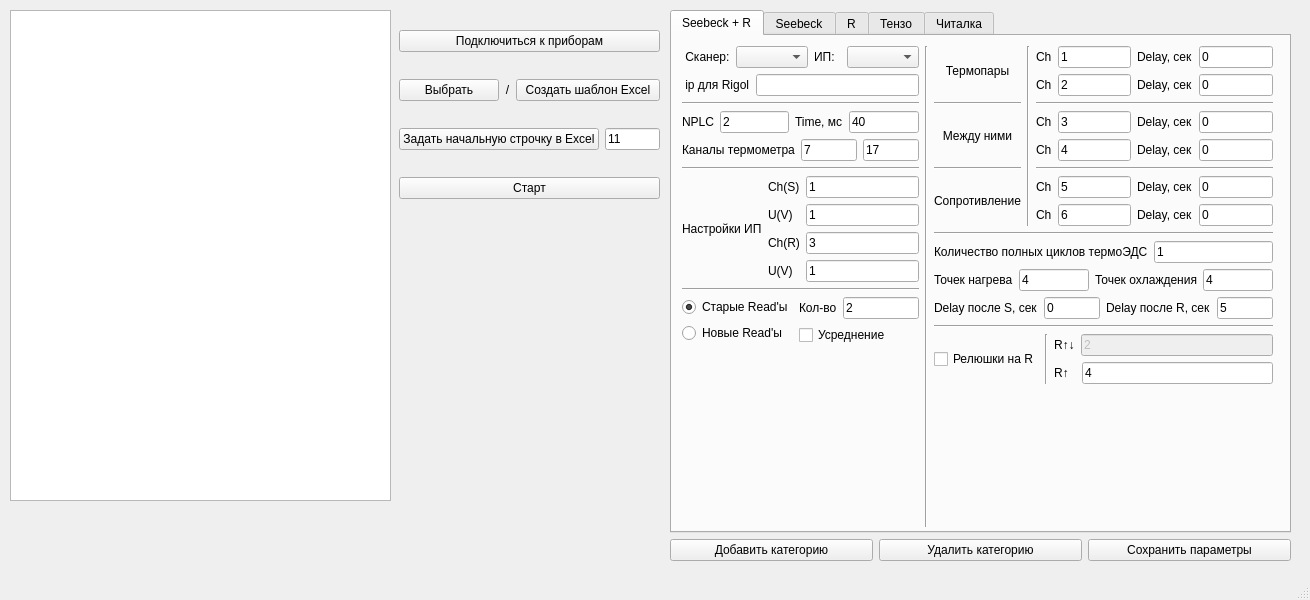
<?xml version="1.0" encoding="UTF-8"?>
<ui version="4.0">
 <class>MainWindow</class>
 <widget class="QMainWindow" name="MainWindow">
  <property name="geometry">
   <rect>
    <x>0</x>
    <y>0</y>
    <width>1310</width>
    <height>600</height>
   </rect>
  </property>
  <property name="maximumSize">
   <size>
    <width>1438</width>
    <height>600</height>
   </size>
  </property>
  <property name="windowTitle">
   <string>MainWindow</string>
  </property>
  <property name="locale">
   <locale language="Russian" country="Kazakhstan"/>
  </property>
  <widget class="QWidget" name="centralwidget">
   <widget class="QWidget" name="verticalLayoutWidget">
    <property name="geometry">
     <rect>
      <x>399</x>
      <y>9</y>
      <width>261</width>
      <height>211</height>
     </rect>
    </property>
    <layout class="QVBoxLayout" name="MainVL">
     <item>
      <widget class="QPushButton" name="InstrumentsButton">
       <property name="text">
        <string>Подключиться к приборам</string>
       </property>
      </widget>
     </item>
     <item>
      <layout class="QHBoxLayout" name="TemplateHL">
       <item>
        <widget class="QPushButton" name="ChooseButton">
         <property name="maximumSize">
          <size>
           <width>100</width>
           <height>16777215</height>
          </size>
         </property>
         <property name="text">
          <string>Выбрать</string>
         </property>
        </widget>
       </item>
       <item>
        <widget class="QLabel" name="label">
         <property name="enabled">
          <bool>true</bool>
         </property>
         <property name="maximumSize">
          <size>
           <width>5</width>
           <height>16777215</height>
          </size>
         </property>
         <property name="text">
          <string>/</string>
         </property>
         <property name="alignment">
          <set>Qt::AlignCenter</set>
         </property>
        </widget>
       </item>
       <item>
        <widget class="QPushButton" name="CreateButton">
         <property name="layoutDirection">
          <enum>Qt::LeftToRight</enum>
         </property>
         <property name="text">
          <string>Создать шаблон Excel</string>
         </property>
        </widget>
       </item>
      </layout>
     </item>
     <item>
      <layout class="QHBoxLayout" name="StartLineHL">
       <item>
        <widget class="QPushButton" name="StartLineButton">
         <property name="text">
          <string>Задать начальную строчку в Excel</string>
         </property>
        </widget>
       </item>
       <item>
        <widget class="QLineEdit" name="StartLineLineEdit">
         <property name="text">
          <string>11</string>
         </property>
        </widget>
       </item>
      </layout>
     </item>
     <item>
      <widget class="QPushButton" name="StartButton">
       <property name="text">
        <string>Старт</string>
       </property>
      </widget>
     </item>
    </layout>
   </widget>
   <widget class="QPlainTextEdit" name="ConsolePTE">
    <property name="geometry">
     <rect>
      <x>10</x>
      <y>10</y>
      <width>381</width>
      <height>491</height>
     </rect>
    </property>
    <property name="readOnly">
     <bool>true</bool>
    </property>
    <property name="plainText">
     <string/>
    </property>
   </widget>
   <widget class="QWidget" name="verticalLayoutWidget_2">
    <property name="geometry">
     <rect>
      <x>670</x>
      <y>10</y>
      <width>621</width>
      <height>551</height>
     </rect>
    </property>
    <layout class="QVBoxLayout" name="SettingsLayout">
     <item>
      <widget class="QTabWidget" name="tab_widget">
       <property name="sizePolicy">
        <sizepolicy hsizetype="Minimum" vsizetype="Expanding">
         <horstretch>0</horstretch>
         <verstretch>0</verstretch>
        </sizepolicy>
       </property>
       <property name="currentIndex">
        <number>0</number>
       </property>
       <widget class="QWidget" name="tab_1">
        <property name="sizePolicy">
         <sizepolicy hsizetype="Minimum" vsizetype="Minimum">
          <horstretch>0</horstretch>
          <verstretch>0</verstretch>
         </sizepolicy>
        </property>
        <attribute name="title">
         <string>Seebeck + R</string>
        </attribute>
        <widget class="QWidget" name="horizontalLayoutWidget_3">
         <property name="geometry">
          <rect>
           <x>10</x>
           <y>10</y>
           <width>591</width>
           <height>481</height>
          </rect>
         </property>
         <layout class="QHBoxLayout" name="horizontalLayout_3">
          <property name="sizeConstraint">
           <enum>QLayout::SetDefaultConstraint</enum>
          </property>
          <item>
           <layout class="QVBoxLayout" name="verticalLayout_3">
            <property name="sizeConstraint">
             <enum>QLayout::SetMinimumSize</enum>
            </property>
            <item>
             <layout class="QHBoxLayout" name="horizontalLayout_9">
              <item>
               <widget class="QLabel" name="label_7">
                <property name="text">
                 <string> Сканер:</string>
                </property>
               </widget>
              </item>
              <item>
               <widget class="QComboBox" name="comboBox_scan"/>
              </item>
              <item>
               <widget class="QLabel" name="label_8">
                <property name="text">
                 <string>ИП:</string>
                </property>
               </widget>
              </item>
              <item>
               <widget class="QComboBox" name="comboBox_power"/>
              </item>
             </layout>
            </item>
            <item>
             <layout class="QHBoxLayout" name="horizontalLayout_6">
              <item>
               <widget class="QLabel" name="label_36">
                <property name="text">
                 <string> ip для Rigol</string>
                </property>
               </widget>
              </item>
              <item>
               <widget class="QLineEdit" name="IP_Rigol"/>
              </item>
             </layout>
            </item>
            <item>
             <widget class="Line" name="line_10">
              <property name="orientation">
               <enum>Qt::Horizontal</enum>
              </property>
             </widget>
            </item>
            <item>
             <layout class="QHBoxLayout" name="horizontalLayout_10">
              <item>
               <widget class="QLabel" name="label_9">
                <property name="text">
                 <string>NPLC</string>
                </property>
               </widget>
              </item>
              <item>
               <widget class="QLineEdit" name="NPLC">
                <property name="text">
                 <string>2</string>
                </property>
               </widget>
              </item>
              <item>
               <widget class="QLabel" name="label_10">
                <property name="text">
                 <string>Time, мс</string>
                </property>
               </widget>
              </item>
              <item>
               <widget class="QLineEdit" name="TimeNPLC">
                <property name="text">
                 <string>40</string>
                </property>
                <property name="readOnly">
                 <bool>true</bool>
                </property>
               </widget>
              </item>
             </layout>
            </item>
            <item>
             <layout class="QHBoxLayout" name="horizontalLayout" stretch="0,0,0">
              <item>
               <widget class="QLabel" name="label_2">
                <property name="text">
                 <string>Каналы термометра</string>
                </property>
               </widget>
              </item>
              <item>
               <widget class="QLineEdit" name="ChTerm">
                <property name="text">
                 <string>7</string>
                </property>
               </widget>
              </item>
              <item>
               <widget class="QLineEdit" name="ChTerm2">
                <property name="text">
                 <string>17</string>
                </property>
               </widget>
              </item>
             </layout>
            </item>
            <item>
             <widget class="Line" name="line_12">
              <property name="orientation">
               <enum>Qt::Horizontal</enum>
              </property>
             </widget>
            </item>
            <item>
             <layout class="QHBoxLayout" name="horizontalLayout_20" stretch="0,0">
              <item>
               <layout class="QVBoxLayout" name="verticalLayout_9">
                <item>
                 <widget class="QLabel" name="label_30">
                  <property name="text">
                   <string>Настройки ИП</string>
                  </property>
                 </widget>
                </item>
               </layout>
              </item>
              <item>
               <layout class="QVBoxLayout" name="verticalLayout_10">
                <item>
                 <layout class="QHBoxLayout" name="horizontalLayout_26">
                  <item>
                   <widget class="QLabel" name="label_31">
                    <property name="text">
                     <string>Ch(S)</string>
                    </property>
                   </widget>
                  </item>
                  <item>
                   <widget class="QLineEdit" name="ChIP1">
                    <property name="text">
                     <string>1</string>
                    </property>
                   </widget>
                  </item>
                 </layout>
                </item>
                <item>
                 <layout class="QHBoxLayout" name="horizontalLayout_28">
                  <item>
                   <widget class="QLabel" name="label_33">
                    <property name="text">
                     <string>U(V)  </string>
                    </property>
                   </widget>
                  </item>
                  <item>
                   <widget class="QLineEdit" name="U_IP1">
                    <property name="text">
                     <string>1</string>
                    </property>
                   </widget>
                  </item>
                 </layout>
                </item>
                <item>
                 <layout class="QHBoxLayout" name="horizontalLayout_27">
                  <item>
                   <widget class="QLabel" name="label_32">
                    <property name="text">
                     <string>Ch(R)</string>
                    </property>
                   </widget>
                  </item>
                  <item>
                   <widget class="QLineEdit" name="ChIP2">
                    <property name="text">
                     <string>3</string>
                    </property>
                   </widget>
                  </item>
                 </layout>
                </item>
                <item>
                 <layout class="QHBoxLayout" name="horizontalLayout_29">
                  <item>
                   <widget class="QLabel" name="label_34">
                    <property name="text">
                     <string>U(V)  </string>
                    </property>
                   </widget>
                  </item>
                  <item>
                   <widget class="QLineEdit" name="U_IP2">
                    <property name="text">
                     <string>1</string>
                    </property>
                   </widget>
                  </item>
                 </layout>
                </item>
               </layout>
              </item>
             </layout>
            </item>
            <item>
             <widget class="Line" name="line_11">
              <property name="orientation">
               <enum>Qt::Horizontal</enum>
              </property>
             </widget>
            </item>
            <item>
             <layout class="QHBoxLayout" name="horizontalLayout_21" stretch="0,0">
              <item>
               <layout class="QVBoxLayout" name="verticalLayout_12">
                <item>
                 <widget class="QRadioButton" name="RB_oldRead">
                  <property name="text">
                   <string>Старые Read'ы</string>
                  </property>
                  <property name="checked">
                   <bool>true</bool>
                  </property>
                 </widget>
                </item>
                <item>
                 <widget class="QRadioButton" name="RB_newRead">
                  <property name="text">
                   <string>Новые Read'ы</string>
                  </property>
                 </widget>
                </item>
               </layout>
              </item>
              <item>
               <layout class="QVBoxLayout" name="verticalLayout_11">
                <item>
                 <layout class="QHBoxLayout" name="horizontalLayout_5">
                  <item>
                   <widget class="QLabel" name="label_35">
                    <property name="text">
                     <string>Кол-во</string>
                    </property>
                   </widget>
                  </item>
                  <item>
                   <widget class="QLineEdit" name="NRead">
                    <property name="text">
                     <string>2</string>
                    </property>
                   </widget>
                  </item>
                 </layout>
                </item>
                <item>
                 <widget class="QCheckBox" name="CB_average">
                  <property name="text">
                   <string>Усреднение</string>
                  </property>
                 </widget>
                </item>
                <item>
                 <layout class="QHBoxLayout" name="horizontalLayout_4"/>
                </item>
               </layout>
              </item>
             </layout>
            </item>
            <item>
             <spacer name="verticalSpacer_2">
              <property name="orientation">
               <enum>Qt::Vertical</enum>
              </property>
              <property name="sizeHint" stdset="0">
               <size>
                <width>20</width>
                <height>40</height>
               </size>
              </property>
             </spacer>
            </item>
           </layout>
          </item>
          <item>
           <widget class="Line" name="line">
            <property name="orientation">
             <enum>Qt::Vertical</enum>
            </property>
           </widget>
          </item>
          <item>
           <layout class="QVBoxLayout" name="verticalLayout_4">
            <item>
             <layout class="QHBoxLayout" name="horizontalLayout_11">
              <item>
               <layout class="QVBoxLayout" name="verticalLayout_6">
                <item>
                 <widget class="QLabel" name="label_4">
                  <property name="maximumSize">
                   <size>
                    <width>16777215</width>
                    <height>46</height>
                   </size>
                  </property>
                  <property name="text">
                   <string>Термопары</string>
                  </property>
                  <property name="alignment">
                   <set>Qt::AlignCenter</set>
                  </property>
                 </widget>
                </item>
                <item>
                 <widget class="Line" name="line_3">
                  <property name="orientation">
                   <enum>Qt::Horizontal</enum>
                  </property>
                 </widget>
                </item>
                <item>
                 <widget class="QLabel" name="label_19">
                  <property name="maximumSize">
                   <size>
                    <width>16777215</width>
                    <height>46</height>
                   </size>
                  </property>
                  <property name="text">
                   <string>Между ними</string>
                  </property>
                  <property name="alignment">
                   <set>Qt::AlignCenter</set>
                  </property>
                 </widget>
                </item>
                <item>
                 <widget class="Line" name="line_6">
                  <property name="orientation">
                   <enum>Qt::Horizontal</enum>
                  </property>
                 </widget>
                </item>
                <item>
                 <widget class="QLabel" name="label_20">
                  <property name="maximumSize">
                   <size>
                    <width>16777215</width>
                    <height>46</height>
                   </size>
                  </property>
                  <property name="text">
                   <string>Сопротивление</string>
                  </property>
                  <property name="alignment">
                   <set>Qt::AlignCenter</set>
                  </property>
                 </widget>
                </item>
               </layout>
              </item>
              <item>
               <widget class="Line" name="line_4">
                <property name="orientation">
                 <enum>Qt::Vertical</enum>
                </property>
               </widget>
              </item>
              <item>
               <layout class="QVBoxLayout" name="verticalLayout_5">
                <item>
                 <layout class="QHBoxLayout" name="horizontalLayout_14">
                  <item>
                   <widget class="QLabel" name="label_11">
                    <property name="text">
                     <string>Ch</string>
                    </property>
                   </widget>
                  </item>
                  <item>
                   <widget class="QLineEdit" name="Ch1">
                    <property name="text">
                     <string>1</string>
                    </property>
                   </widget>
                  </item>
                  <item>
                   <widget class="QLabel" name="label_12">
                    <property name="text">
                     <string>Delay, сек</string>
                    </property>
                   </widget>
                  </item>
                  <item>
                   <widget class="QLineEdit" name="DelayCh1">
                    <property name="text">
                     <string>0</string>
                    </property>
                   </widget>
                  </item>
                 </layout>
                </item>
                <item>
                 <layout class="QHBoxLayout" name="horizontalLayout_15">
                  <item>
                   <widget class="QLabel" name="label_13">
                    <property name="text">
                     <string>Ch</string>
                    </property>
                   </widget>
                  </item>
                  <item>
                   <widget class="QLineEdit" name="Ch2">
                    <property name="text">
                     <string>2</string>
                    </property>
                   </widget>
                  </item>
                  <item>
                   <widget class="QLabel" name="label_14">
                    <property name="text">
                     <string>Delay, сек</string>
                    </property>
                   </widget>
                  </item>
                  <item>
                   <widget class="QLineEdit" name="DelayCh2">
                    <property name="text">
                     <string>0</string>
                    </property>
                   </widget>
                  </item>
                 </layout>
                </item>
                <item>
                 <widget class="Line" name="line_2">
                  <property name="orientation">
                   <enum>Qt::Horizontal</enum>
                  </property>
                 </widget>
                </item>
                <item>
                 <layout class="QHBoxLayout" name="horizontalLayout_16">
                  <item>
                   <widget class="QLabel" name="label_15">
                    <property name="text">
                     <string>Ch</string>
                    </property>
                   </widget>
                  </item>
                  <item>
                   <widget class="QLineEdit" name="Ch3">
                    <property name="text">
                     <string>3</string>
                    </property>
                   </widget>
                  </item>
                  <item>
                   <widget class="QLabel" name="label_16">
                    <property name="text">
                     <string>Delay, сек</string>
                    </property>
                   </widget>
                  </item>
                  <item>
                   <widget class="QLineEdit" name="DelayCh3">
                    <property name="text">
                     <string>0</string>
                    </property>
                   </widget>
                  </item>
                 </layout>
                </item>
                <item>
                 <layout class="QHBoxLayout" name="horizontalLayout_17">
                  <item>
                   <widget class="QLabel" name="label_18">
                    <property name="text">
                     <string>Ch</string>
                    </property>
                   </widget>
                  </item>
                  <item>
                   <widget class="QLineEdit" name="Ch4">
                    <property name="text">
                     <string>4</string>
                    </property>
                   </widget>
                  </item>
                  <item>
                   <widget class="QLabel" name="label_17">
                    <property name="text">
                     <string>Delay, сек</string>
                    </property>
                   </widget>
                  </item>
                  <item>
                   <widget class="QLineEdit" name="DelayCh4">
                    <property name="text">
                     <string>0</string>
                    </property>
                   </widget>
                  </item>
                 </layout>
                </item>
                <item>
                 <widget class="Line" name="line_5">
                  <property name="orientation">
                   <enum>Qt::Horizontal</enum>
                  </property>
                 </widget>
                </item>
                <item>
                 <layout class="QHBoxLayout" name="horizontalLayout_18">
                  <item>
                   <widget class="QLabel" name="label_21">
                    <property name="text">
                     <string>Ch</string>
                    </property>
                   </widget>
                  </item>
                  <item>
                   <widget class="QLineEdit" name="Ch5">
                    <property name="text">
                     <string>5</string>
                    </property>
                   </widget>
                  </item>
                  <item>
                   <widget class="QLabel" name="label_22">
                    <property name="text">
                     <string>Delay, сек</string>
                    </property>
                   </widget>
                  </item>
                  <item>
                   <widget class="QLineEdit" name="DelayCh5">
                    <property name="text">
                     <string>0</string>
                    </property>
                   </widget>
                  </item>
                 </layout>
                </item>
                <item>
                 <layout class="QHBoxLayout" name="horizontalLayout_19">
                  <item>
                   <widget class="QLabel" name="label_24">
                    <property name="text">
                     <string>Ch</string>
                    </property>
                   </widget>
                  </item>
                  <item>
                   <widget class="QLineEdit" name="Ch6">
                    <property name="text">
                     <string>6</string>
                    </property>
                   </widget>
                  </item>
                  <item>
                   <widget class="QLabel" name="label_23">
                    <property name="text">
                     <string>Delay, сек</string>
                    </property>
                   </widget>
                  </item>
                  <item>
                   <widget class="QLineEdit" name="DelayCh6">
                    <property name="text">
                     <string>0</string>
                    </property>
                   </widget>
                  </item>
                 </layout>
                </item>
               </layout>
              </item>
             </layout>
            </item>
            <item>
             <widget class="Line" name="line_8">
              <property name="orientation">
               <enum>Qt::Horizontal</enum>
              </property>
             </widget>
            </item>
            <item>
             <layout class="QHBoxLayout" name="horizontalLayout_12">
              <item>
               <widget class="QLabel" name="label_5">
                <property name="text">
                 <string>Количество полных циклов термоЭДС</string>
                </property>
               </widget>
              </item>
              <item>
               <widget class="QLineEdit" name="Ncycles">
                <property name="text">
                 <string>1</string>
                </property>
               </widget>
              </item>
             </layout>
            </item>
            <item>
             <layout class="QHBoxLayout" name="horizontalLayout_24">
              <item>
               <widget class="QLabel" name="label_26">
                <property name="text">
                 <string>Точек нагрева</string>
                </property>
               </widget>
              </item>
              <item>
               <widget class="QLineEdit" name="Nheat">
                <property name="text">
                 <string>4</string>
                </property>
               </widget>
              </item>
              <item>
               <widget class="QLabel" name="label_27">
                <property name="text">
                 <string>Точек охлаждения</string>
                </property>
               </widget>
              </item>
              <item>
               <widget class="QLineEdit" name="Ncool">
                <property name="text">
                 <string>4</string>
                </property>
               </widget>
              </item>
             </layout>
            </item>
            <item>
             <layout class="QHBoxLayout" name="horizontalLayout_25">
              <item>
               <widget class="QLabel" name="label_28">
                <property name="text">
                 <string>Delay после S, сек</string>
                </property>
               </widget>
              </item>
              <item>
               <widget class="QLineEdit" name="DelayS">
                <property name="text">
                 <string>0</string>
                </property>
               </widget>
              </item>
              <item>
               <widget class="QLabel" name="label_29">
                <property name="text">
                 <string>Delay после R, сек</string>
                </property>
               </widget>
              </item>
              <item>
               <widget class="QLineEdit" name="DelayR">
                <property name="text">
                 <string>5</string>
                </property>
               </widget>
              </item>
             </layout>
            </item>
            <item>
             <widget class="Line" name="line_9">
              <property name="orientation">
               <enum>Qt::Horizontal</enum>
              </property>
             </widget>
            </item>
            <item>
             <layout class="QHBoxLayout" name="horizontalLayout_13">
              <item>
               <layout class="QVBoxLayout" name="verticalLayout_7">
                <item>
                 <widget class="QCheckBox" name="CB_rele">
                  <property name="text">
                   <string>Релюшки на R</string>
                  </property>
                 </widget>
                </item>
               </layout>
              </item>
              <item>
               <widget class="Line" name="line_7">
                <property name="orientation">
                 <enum>Qt::Vertical</enum>
                </property>
               </widget>
              </item>
              <item>
               <layout class="QVBoxLayout" name="verticalLayout_8">
                <item>
                 <layout class="QHBoxLayout" name="horizontalLayout_23">
                  <item>
                   <widget class="QLabel" name="label_6">
                    <property name="text">
                     <string>R↑↓</string>
                    </property>
                   </widget>
                  </item>
                  <item>
                   <widget class="QLineEdit" name="NR_UpDown">
                    <property name="enabled">
                     <bool>false</bool>
                    </property>
                    <property name="text">
                     <string>2</string>
                    </property>
                   </widget>
                  </item>
                 </layout>
                </item>
                <item>
                 <layout class="QHBoxLayout" name="horizontalLayout_22">
                  <item>
                   <widget class="QLabel" name="label_25">
                    <property name="text">
                     <string>R↑  </string>
                    </property>
                   </widget>
                  </item>
                  <item>
                   <widget class="QLineEdit" name="NR_Up">
                    <property name="text">
                     <string>4</string>
                    </property>
                   </widget>
                  </item>
                 </layout>
                </item>
               </layout>
              </item>
             </layout>
            </item>
            <item>
             <spacer name="verticalSpacer">
              <property name="orientation">
               <enum>Qt::Vertical</enum>
              </property>
              <property name="sizeHint" stdset="0">
               <size>
                <width>20</width>
                <height>40</height>
               </size>
              </property>
             </spacer>
            </item>
           </layout>
          </item>
         </layout>
        </widget>
       </widget>
       <widget class="QWidget" name="tab_2">
        <attribute name="title">
         <string>Seebeck</string>
        </attribute>
       </widget>
       <widget class="QWidget" name="tab_3">
        <attribute name="title">
         <string>R</string>
        </attribute>
       </widget>
       <widget class="QWidget" name="tab_4">
        <attribute name="title">
         <string>Тензо</string>
        </attribute>
        <widget class="QLabel" name="label_3">
         <property name="geometry">
          <rect>
           <x>190</x>
           <y>140</y>
           <width>221</width>
           <height>111</height>
          </rect>
         </property>
         <property name="text">
          <string>В разработке</string>
         </property>
        </widget>
       </widget>
       <widget class="QWidget" name="tab_5">
        <attribute name="title">
         <string>Читалка</string>
        </attribute>
       </widget>
      </widget>
     </item>
     <item>
      <layout class="QHBoxLayout" name="horizontalLayout_2">
       <item>
        <widget class="QPushButton" name="pushButton_2">
         <property name="text">
          <string>Добавить категорию</string>
         </property>
        </widget>
       </item>
       <item>
        <widget class="QPushButton" name="pushButton_3">
         <property name="text">
          <string>Удалить категорию</string>
         </property>
        </widget>
       </item>
       <item>
        <widget class="QPushButton" name="PB_save_settings">
         <property name="text">
          <string>Сохранить параметры</string>
         </property>
        </widget>
       </item>
      </layout>
     </item>
    </layout>
   </widget>
  </widget>
  <widget class="QStatusBar" name="statusbar"/>
 </widget>
 <resources/>
 <connections/>
</ui>
